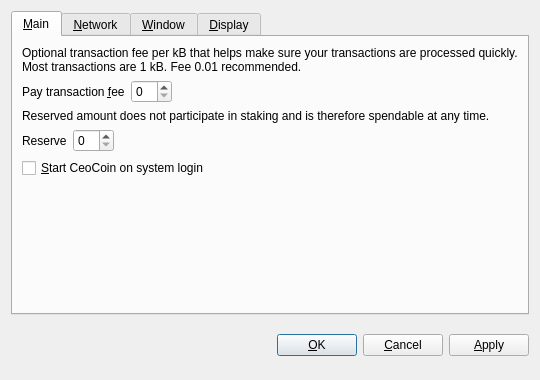
<?xml version="1.0" encoding="UTF-8"?>
<ui version="4.0">
 <class>OptionsDialog</class>
 <widget class="QDialog" name="OptionsDialog">
  <property name="geometry">
   <rect>
    <x>0</x>
    <y>0</y>
    <width>540</width>
    <height>380</height>
   </rect>
  </property>
  <property name="windowTitle">
   <string>Options</string>
  </property>
  <property name="modal">
   <bool>true</bool>
  </property>
  <layout class="QVBoxLayout" name="verticalLayout">
   <item>
    <widget class="QTabWidget" name="tabWidget">
     <property name="tabPosition">
      <enum>QTabWidget::North</enum>
     </property>
     <property name="currentIndex">
      <number>0</number>
     </property>
     <widget class="QWidget" name="tabMain">
      <attribute name="title">
       <string>&amp;Main</string>
      </attribute>
      <layout class="QVBoxLayout" name="verticalLayout_Main">
       <item>
        <widget class="QLabel" name="transactionFeeInfoLabel">
         <property name="text">
          <string>Optional transaction fee per kB that helps make sure your transactions are processed quickly. Most transactions are 1 kB. Fee 0.01 recommended.</string>
         </property>
         <property name="textFormat">
          <enum>Qt::PlainText</enum>
         </property>
         <property name="wordWrap">
          <bool>true</bool>
         </property>
        </widget>
       </item>
       <item>
        <layout class="QHBoxLayout" name="horizontalLayoutFee">
         <item>
          <widget class="QLabel" name="transactionFeeLabel">
           <property name="text">
            <string>Pay transaction &amp;fee</string>
           </property>
           <property name="textFormat">
            <enum>Qt::PlainText</enum>
           </property>
           <property name="buddy">
            <cstring>transactionFee</cstring>
           </property>
          </widget>
         </item>
         <item>
          <widget class="BitcoinAmountField" name="transactionFee"/>
         </item>
         <item>
          <spacer name="horizontalSpacerFee">
           <property name="orientation">
            <enum>Qt::Horizontal</enum>
           </property>
           <property name="sizeHint" stdset="0">
            <size>
             <width>40</width>
             <height>20</height>
            </size>
           </property>
          </spacer>
         </item>
        </layout>
       </item>
       <item>
        <widget class="QLabel" name="reserveBalanceInfoLabel">
         <property name="text">
          <string>Reserved amount does not participate in staking and is therefore spendable at any time.</string>
         </property>
         <property name="textFormat">
          <enum>Qt::PlainText</enum>
         </property>
         <property name="wordWrap">
          <bool>true</bool>
         </property>
        </widget>
       </item>
       <item>
        <layout class="QHBoxLayout" name="horizontalLayoutReserveBalance">
         <item>
          <widget class="QLabel" name="reserveBalanceLabel">
           <property name="text">
            <string>Reserve</string>
           </property>
           <property name="textFormat">
            <enum>Qt::PlainText</enum>
           </property>
           <property name="buddy">
            <cstring>reserveBalance</cstring>
           </property>
          </widget>
         </item>
         <item>
          <widget class="BitcoinAmountField" name="reserveBalance"/>
         </item>
         <item>
          <spacer name="horizontalSpacerReserveBalance">
           <property name="orientation">
            <enum>Qt::Horizontal</enum>
           </property>
           <property name="sizeHint" stdset="0">
            <size>
             <width>40</width>
             <height>20</height>
            </size>
           </property>
          </spacer>
         </item>
        </layout>
       </item>
       <item>
        <widget class="QCheckBox" name="bitcoinAtStartup">
         <property name="toolTip">
          <string>Automatically start CeoCoin after logging in to the system.</string>
         </property>
         <property name="text">
          <string>&amp;Start CeoCoin on system login</string>
         </property>
        </widget>
       </item>
       <item>
        <spacer name="verticalSpacer_Main">
         <property name="orientation">
          <enum>Qt::Vertical</enum>
         </property>
         <property name="sizeHint" stdset="0">
          <size>
           <width>20</width>
           <height>40</height>
          </size>
         </property>
        </spacer>
       </item>
      </layout>
     </widget>
     <widget class="QWidget" name="tabNetwork">
      <attribute name="title">
       <string>&amp;Network</string>
      </attribute>
      <layout class="QVBoxLayout" name="verticalLayout_Network">
       <item>
        <widget class="QCheckBox" name="mapPortUpnp">
         <property name="toolTip">
          <string>Automatically open the CeoCoin client port on the router. This only works when your router supports UPnP and it is enabled.</string>
         </property>
         <property name="text">
          <string>Map port using &amp;UPnP</string>
         </property>
        </widget>
       </item>
       <item>
        <widget class="QCheckBox" name="connectSocks">
         <property name="toolTip">
          <string>Connect to the CeoCoin network through a SOCKS proxy (e.g. when connecting through Tor).</string>
         </property>
         <property name="text">
          <string>&amp;Connect through SOCKS proxy:</string>
         </property>
        </widget>
       </item>
       <item>
        <layout class="QHBoxLayout" name="horizontalLayout_Network">
         <item>
          <widget class="QLabel" name="proxyIpLabel">
           <property name="text">
            <string>Proxy &amp;IP:</string>
           </property>
           <property name="textFormat">
            <enum>Qt::PlainText</enum>
           </property>
           <property name="buddy">
            <cstring>proxyIp</cstring>
           </property>
          </widget>
         </item>
         <item>
          <widget class="QValidatedLineEdit" name="proxyIp">
           <property name="maximumSize">
            <size>
             <width>140</width>
             <height>16777215</height>
            </size>
           </property>
           <property name="toolTip">
            <string>IP address of the proxy (e.g. 127.0.0.1)</string>
           </property>
          </widget>
         </item>
         <item>
          <widget class="QLabel" name="proxyPortLabel">
           <property name="text">
            <string>&amp;Port:</string>
           </property>
           <property name="textFormat">
            <enum>Qt::PlainText</enum>
           </property>
           <property name="buddy">
            <cstring>proxyPort</cstring>
           </property>
          </widget>
         </item>
         <item>
          <widget class="QLineEdit" name="proxyPort">
           <property name="maximumSize">
            <size>
             <width>55</width>
             <height>16777215</height>
            </size>
           </property>
           <property name="toolTip">
            <string>Port of the proxy (e.g. 9050)</string>
           </property>
          </widget>
         </item>
         <item>
          <widget class="QLabel" name="socksVersionLabel">
           <property name="text">
            <string>SOCKS &amp;Version:</string>
           </property>
           <property name="textFormat">
            <enum>Qt::PlainText</enum>
           </property>
           <property name="buddy">
            <cstring>socksVersion</cstring>
           </property>
          </widget>
         </item>
         <item>
          <widget class="QValueComboBox" name="socksVersion">
           <property name="toolTip">
            <string>SOCKS version of the proxy (e.g. 5)</string>
           </property>
          </widget>
         </item>
         <item>
          <spacer name="horizontalSpacer_Network">
           <property name="orientation">
            <enum>Qt::Horizontal</enum>
           </property>
           <property name="sizeHint" stdset="0">
            <size>
             <width>40</width>
             <height>20</height>
            </size>
           </property>
          </spacer>
         </item>
        </layout>
       </item>
       <item>
        <spacer name="verticalSpacer_Network">
         <property name="orientation">
          <enum>Qt::Vertical</enum>
         </property>
         <property name="sizeHint" stdset="0">
          <size>
           <width>20</width>
           <height>40</height>
          </size>
         </property>
        </spacer>
       </item>
      </layout>
     </widget>
     <widget class="QWidget" name="tabWindow">
      <attribute name="title">
       <string>&amp;Window</string>
      </attribute>
      <layout class="QVBoxLayout" name="verticalLayout_Window">
       <item>
        <widget class="QCheckBox" name="minimizeToTray">
         <property name="toolTip">
          <string>Show only a tray icon after minimizing the window.</string>
         </property>
         <property name="text">
          <string>&amp;Minimize to the tray instead of the taskbar</string>
         </property>
        </widget>
       </item>
       <item>
        <widget class="QCheckBox" name="minimizeOnClose">
         <property name="toolTip">
          <string>Minimize instead of exit the application when the window is closed. When this option is enabled, the application will be closed only after selecting Quit in the menu.</string>
         </property>
         <property name="text">
          <string>M&amp;inimize on close</string>
         </property>
        </widget>
       </item>
       <item>
        <spacer name="verticalSpacer_Window">
         <property name="orientation">
          <enum>Qt::Vertical</enum>
         </property>
         <property name="sizeHint" stdset="0">
          <size>
           <width>20</width>
           <height>40</height>
          </size>
         </property>
        </spacer>
       </item>
      </layout>
     </widget>
     <widget class="QWidget" name="tabDisplay">
      <attribute name="title">
       <string>&amp;Display</string>
      </attribute>
      <layout class="QVBoxLayout" name="verticalLayout_Display">
       <item>
        <layout class="QHBoxLayout" name="horizontalLayout_1_Display">
         <item>
          <widget class="QLabel" name="langLabel">
           <property name="text">
            <string>User Interface &amp;language:</string>
           </property>
           <property name="textFormat">
            <enum>Qt::PlainText</enum>
           </property>
           <property name="buddy">
            <cstring>lang</cstring>
           </property>
          </widget>
         </item>
         <item>
          <widget class="QValueComboBox" name="lang">
           <property name="toolTip">
            <string>The user interface language can be set here. This setting will take effect after restarting CeoCoin.</string>
           </property>
          </widget>
         </item>
        </layout>
       </item>
       <item>
        <layout class="QHBoxLayout" name="horizontalLayout_2_Display">
         <item>
          <widget class="QLabel" name="unitLabel">
           <property name="text">
            <string>&amp;Unit to show amounts in:</string>
           </property>
           <property name="textFormat">
            <enum>Qt::PlainText</enum>
           </property>
           <property name="buddy">
            <cstring>unit</cstring>
           </property>
          </widget>
         </item>
         <item>
          <widget class="QValueComboBox" name="unit">
           <property name="toolTip">
            <string>Choose the default subdivision unit to show in the interface and when sending coins.</string>
           </property>
          </widget>
         </item>
        </layout>
       </item>
       <item>
        <widget class="QCheckBox" name="displayAddresses">
         <property name="toolTip">
          <string>Whether to show CeoCoin addresses in the transaction list or not.</string>
         </property>
         <property name="text">
          <string>&amp;Display addresses in transaction list</string>
         </property>
        </widget>
       </item>
       <item>
        <widget class="QCheckBox" name="coinControlFeatures">
         <property name="toolTip">
          <string>Whether to show coin control features or not.</string>
         </property>
         <property name="text">
          <string>Display coin &amp;control features (experts only!)</string>
         </property>
        </widget>
       </item>
       <item>
        <spacer name="verticalSpacer_Display">
         <property name="orientation">
          <enum>Qt::Vertical</enum>
         </property>
         <property name="sizeHint" stdset="0">
          <size>
           <width>20</width>
           <height>40</height>
          </size>
         </property>
        </spacer>
       </item>
      </layout>
     </widget>
    </widget>
   </item>
   <item>
    <layout class="QHBoxLayout" name="horizontalLayout_Buttons">
     <item>
      <spacer name="horizontalSpacer_1">
       <property name="orientation">
        <enum>Qt::Horizontal</enum>
       </property>
       <property name="sizeHint" stdset="0">
        <size>
         <width>40</width>
         <height>48</height>
        </size>
       </property>
      </spacer>
     </item>
     <item>
      <widget class="QLabel" name="statusLabel">
       <property name="font">
        <font>
         <weight>75</weight>
         <bold>true</bold>
        </font>
       </property>
       <property name="text">
        <string/>
       </property>
       <property name="textFormat">
        <enum>Qt::PlainText</enum>
       </property>
       <property name="wordWrap">
        <bool>true</bool>
       </property>
      </widget>
     </item>
     <item>
      <spacer name="horizontalSpacer_2">
       <property name="orientation">
        <enum>Qt::Horizontal</enum>
       </property>
       <property name="sizeHint" stdset="0">
        <size>
         <width>40</width>
         <height>48</height>
        </size>
       </property>
      </spacer>
     </item>
     <item>
      <widget class="QPushButton" name="okButton">
       <property name="text">
        <string>&amp;OK</string>
       </property>
      </widget>
     </item>
     <item>
      <widget class="QPushButton" name="cancelButton">
       <property name="text">
        <string>&amp;Cancel</string>
       </property>
       <property name="autoDefault">
        <bool>false</bool>
       </property>
      </widget>
     </item>
     <item>
      <widget class="QPushButton" name="applyButton">
       <property name="text">
        <string>&amp;Apply</string>
       </property>
       <property name="autoDefault">
        <bool>false</bool>
       </property>
      </widget>
     </item>
    </layout>
   </item>
  </layout>
 </widget>
 <customwidgets>
  <customwidget>
   <class>BitcoinAmountField</class>
   <extends>QSpinBox</extends>
   <header>bitcoinamountfield.h</header>
  </customwidget>
  <customwidget>
   <class>QValueComboBox</class>
   <extends>QComboBox</extends>
   <header>qvaluecombobox.h</header>
  </customwidget>
  <customwidget>
   <class>QValidatedLineEdit</class>
   <extends>QLineEdit</extends>
   <header>qvalidatedlineedit.h</header>
  </customwidget>
 </customwidgets>
 <resources/>
 <connections/>
</ui>
